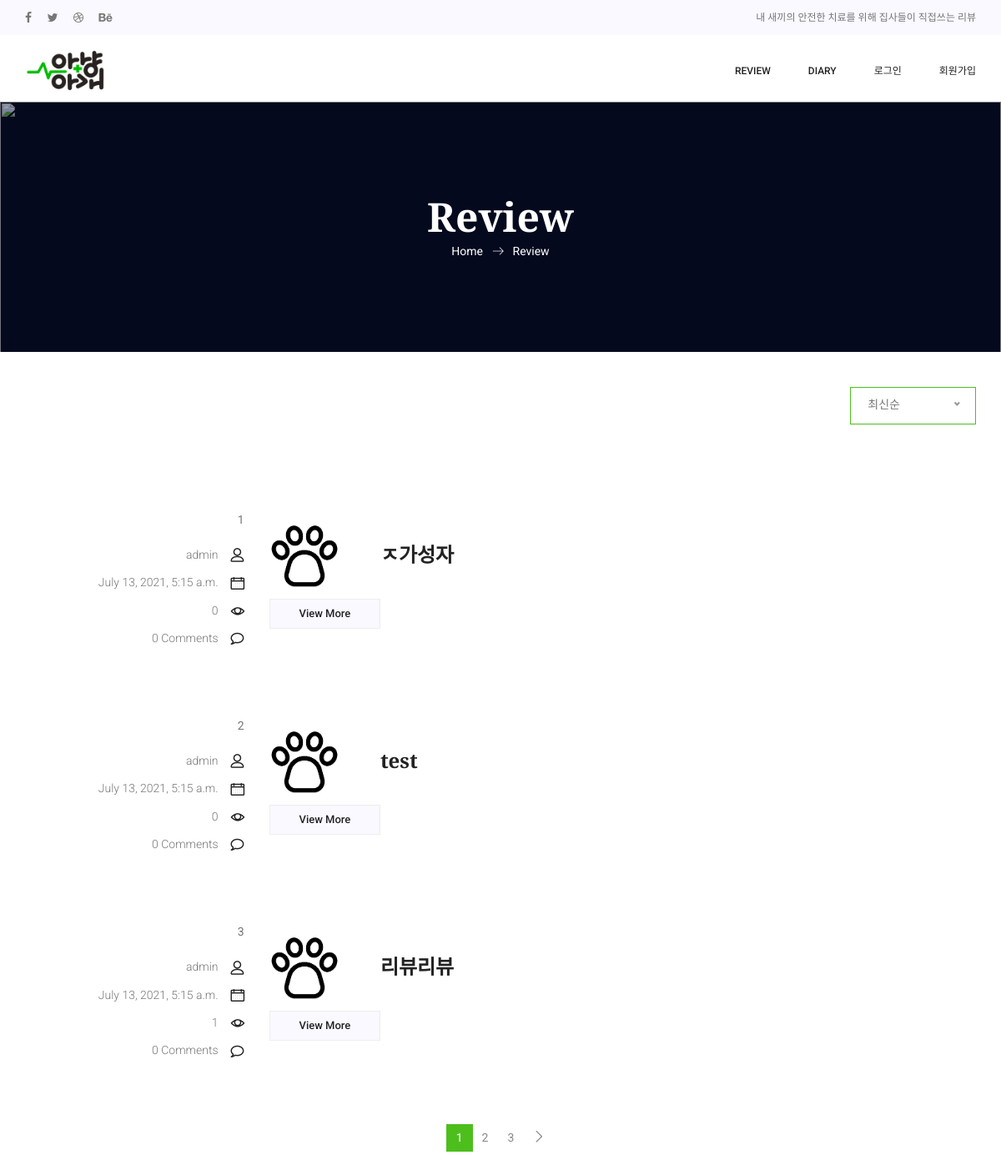
Before: /reviews/ReviewList/ with the older database file.
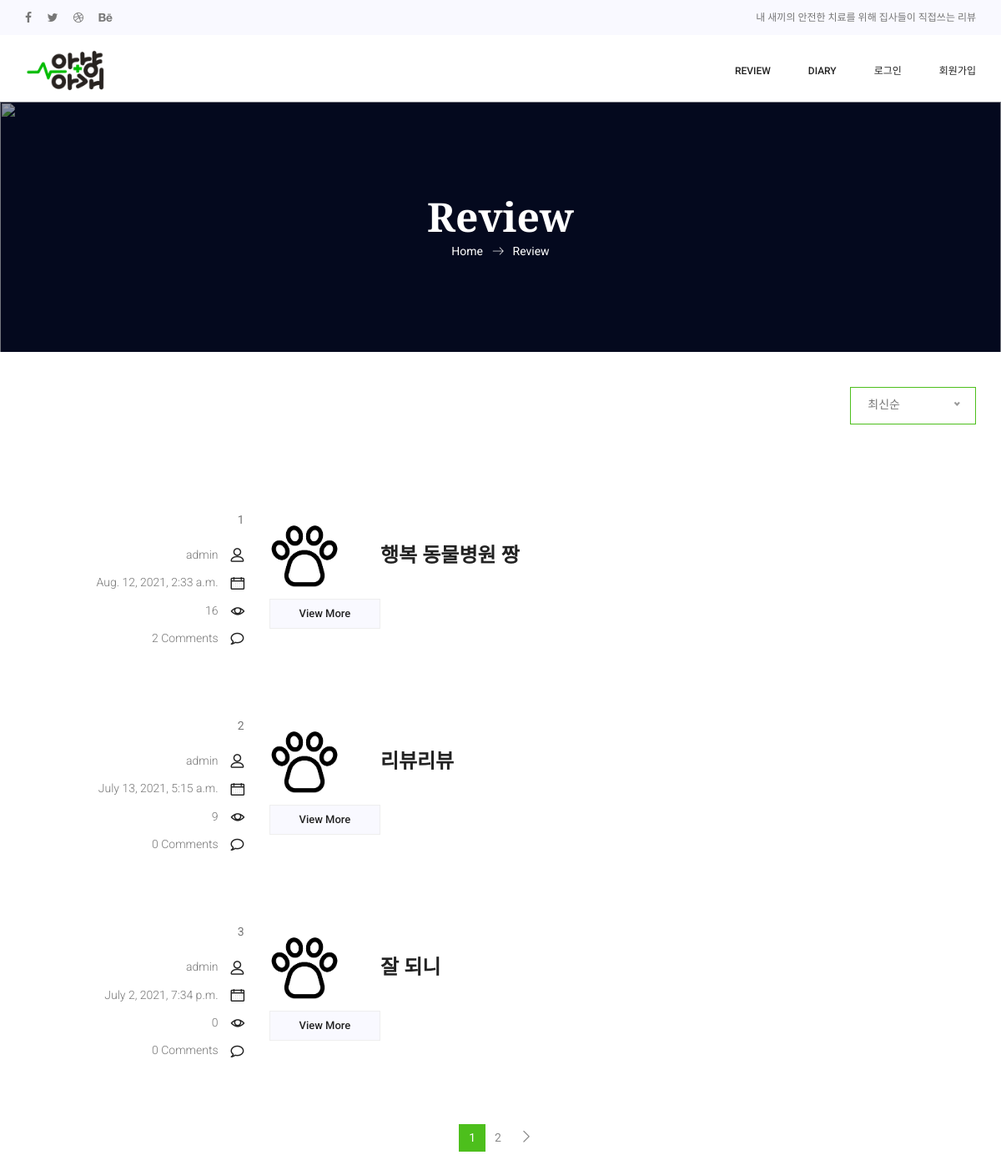
After: the same page with the newer database file.
### reviews/models.py (models this page shows, shortened)
class Review(models.Model):
    id = models.AutoField(primary_key=True)
    title = models.CharField(max_length=50, null=False)
    hospital = models.CharField(max_length=100, null=True)
    content = models.TextField()
    pub_date = models.DateTimeField()
    writer = models.ForeignKey(User, on_delete=models.CASCADE, null=True, blank=True)
    view_count = models.IntegerField(default=0)

### reviews/views.py (the view)
# urls.py: path('ReviewList/', ReviewList, name="ReviewList"),  # 게시글 목룍 페이지
def ReviewList(request):
    reviews = Review.objects.all().order_by('-pub_date')
    kw = request.GET.get('kw', '')  # 검색어
    if kw:
        reviews = reviews.filter(  # reviews로 받고 아래에서 page당 3개씩 받는 원리
            Q(title__icontains=kw) |  # 제목검색
            Q(writer__username__icontains=kw) |# writer검색
            Q(hospital__icontains=kw)  # 병원검색
        ).distinct()
    paginator = Paginator(reviews, 3)
    page = request.GET.get('page', '1')  # 페이지
    page_obj = paginator.get_page(page)
    context = {'reviews':page_obj, 'kw' : kw, 'page':page}
    return render(request, 'reviews/ReviewList.html', context)

### reviews/templates/reviews/ReviewList.html (shortened to what this page needs)
{% extends 'base.html' %}
{% load static %}
{% block content %}
<section class="banner_area">
  <div class="banner_inner d-flex align-items-center">
    <img src="{% static 'img/gallery/banner.png' %}" alt="" style="object-position: center; object-fit: cover;">
    <div class="container">
      <div class="banner_content text-center">
        <h2>Review</h2>
        <div class="page_link">
          <a href="{% url 'main' %}">Home</a>
          <a href="{% url 'reviews:ReviewList' %}">Review</a>
        </div>
      </div>
    </div>
  </div>
</section>
<section class="blog_area">
  <div class="container">
    <div class="single-element-widget sort">
      <div class="single-element-widget default-select sort-select" id="default-select">
      </div>
    </div>
    <div class="row">
      <div class="col-lg-12">
        <div class="blog_left_sidebar">
          {% for review in reviews %}
          <article class="row blog_item">
            <div class="col-md-3">
              <div class="blog_info text-right">
                <div class="post_tag">
                  {{ forloop.counter }}
                </div>
                <ul class="blog_meta list">
                  <li><a href="#">{{review.writer}}<i class="lnr lnr-user"></i></a></li>
                  <li><a href="#">{{review.pub_date}}<i class="lnr lnr-calendar-full"></i></a></li>
                  <li><a href="#">{{review.view_count}}<i class="lnr lnr-eye"></i></a></li>
                  <li><a href="#">{{review.comments.count}} Comments<i class="lnr lnr-bubble"></i></a></li>
                </ul>
              </div>
            </div>
            <div class="col-md-9">
              <div class="blog_post">
                <div class="blog_details">
                  <a href="{%url 'reviews:ReviewDetail' review.id%}">
                    <h2>
                      <img class="foot" src="{% static 'img/gallery/foot.png' %}">
                      {{review.title}}
                    </h2>
                  </a>
                  <a href="{%url 'reviews:ReviewDetail' review.id%}" class="white_bg_btn">View More</a>
                </div>
              </div>
            </div>
          </article>
          {% endfor %}
          <nav class="blog-pagination justify-content-center d-flex">
            <ul class="pagination">
              {% for page_number in reviews.paginator.page_range %}
              {% if page_number == reviews.number %}
              <li class="page-item active">
                <a href="?kw={{ kw }}&page={{ page_number }}" class="page-link"
                  data-page="{{ page_number }}">{{page_number}}</a>
              </li>
              {% else %}
              <li class="page-item">
                <a href="?kw={{ kw }}&page={{ page_number }}" class="page-link"
                  data-page="{{ page_number }}">{{page_number}}</a>
              </li>
              {% endif %}
              {% endfor %}
              {% if reviews.has_next %}
              <li class="page-item">
                <a href="?kw={{ kw }}&page={{ reviews.next_page_number }}" class="page-link"
                  data-page="{{ reviews.next_page_number }}" aria-label="Next">
                  <span aria-hidden="true">
                    <span class="lnr lnr-chevron-right"></span>
                  </span>
                </a>
              </li>
              {% endif %}
            </ul>
          </nav>
        </div>
      </div>
    </div>
  </div>
</section>
<link rel="stylesheet" href="{% static 'css/component/mypage.css' %}" />
<link rel="stylesheet" href="{% static 'css/component/ReviewList.css' %}" />
{% endblock %}

Changed rows visible on the page:
removed Review: writer "admin", pub_date "July 13, 2021, 5:15 a.m.", view_count "0", comments.count "0", title "ㅈ가성자"
removed Review: writer "admin", pub_date "July 13, 2021, 5:15 a.m.", view_count "0", comments.count "0", title "test"
added Review: writer "admin", pub_date "Aug. 12, 2021, 2:33 a.m.", view_count "16", comments.count "2", title "행복 동물병원 짱"
changed Review "리뷰리뷰": view_count "1" → "9"
now on this page (row unchanged): Review: writer "admin", pub_date "July 2, 2021, 7:34 p.m.", view_count "0", comments.count "0", title "잘 되니"
Other visible differences:
list line gone: "3"
